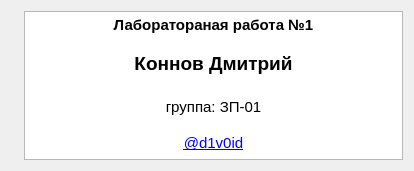
<?xml version="1.0" encoding="UTF-8"?>
<ui version="4.0">
 <class>About</class>
 <widget class="QWidget" name="About">
  <property name="geometry">
   <rect>
    <x>0</x>
    <y>0</y>
    <width>414</width>
    <height>171</height>
   </rect>
  </property>
  <property name="windowTitle">
   <string>Информация об авторе</string>
  </property>
  <property name="windowIcon">
   <iconset>
    <normaloff>cow_money_icon.ico</normaloff>cow_money_icon.ico</iconset>
  </property>
  <layout class="QVBoxLayout" name="verticalLayout">
   <item>
    <layout class="QHBoxLayout" name="horizontalLayout">
     <item>
      <widget class="QLabel" name="label">
       <property name="text">
        <string/>
       </property>
       <property name="pixmap">
        <pixmap resource="resources.qrc">:/icons/icons/cow_money_icon.ico</pixmap>
       </property>
      </widget>
     </item>
     <item>
      <widget class="QTextEdit" name="textEdit">
       <property name="readOnly">
        <bool>true</bool>
       </property>
       <property name="html">
        <string>&lt;!DOCTYPE HTML PUBLIC &quot;-//W3C//DTD HTML 4.0//EN&quot; &quot;http://www.w3.org/TR/REC-html40/strict.dtd&quot;&gt;
&lt;html&gt;&lt;head&gt;&lt;meta name=&quot;qrichtext&quot; content=&quot;1&quot; /&gt;&lt;style type=&quot;text/css&quot;&gt;
p, li { white-space: pre-wrap; }
&lt;/style&gt;&lt;/head&gt;&lt;body style=&quot; font-family:'Ubuntu'; font-size:11pt; font-weight:400; font-style:normal;&quot;&gt;
&lt;p align=&quot;center&quot; style=&quot; margin-top:0px; margin-bottom:0px; margin-left:0px; margin-right:0px; -qt-block-indent:0; text-indent:0px;&quot;&gt;&lt;span style=&quot; font-weight:600;&quot;&gt;Лаборатораная работа №1&lt;/span&gt;&lt;/p&gt;
&lt;p align=&quot;center&quot; style=&quot;-qt-paragraph-type:empty; margin-top:0px; margin-bottom:0px; margin-left:0px; margin-right:0px; -qt-block-indent:0; text-indent:0px;&quot;&gt;&lt;br /&gt;&lt;/p&gt;
&lt;p align=&quot;center&quot; style=&quot; margin-top:0px; margin-bottom:0px; margin-left:0px; margin-right:0px; -qt-block-indent:0; text-indent:0px;&quot;&gt;&lt;span style=&quot; font-size:14pt; font-weight:600;&quot;&gt;Коннов Дмитрий&lt;/span&gt;&lt;/p&gt;
&lt;p align=&quot;center&quot; style=&quot;-qt-paragraph-type:empty; margin-top:0px; margin-bottom:0px; margin-left:0px; margin-right:0px; -qt-block-indent:0; text-indent:0px; font-size:14pt; font-weight:600;&quot;&gt;&lt;br /&gt;&lt;/p&gt;
&lt;p align=&quot;center&quot; style=&quot; margin-top:0px; margin-bottom:0px; margin-left:0px; margin-right:0px; -qt-block-indent:0; text-indent:0px;&quot;&gt;группа: ЗП-01&lt;/p&gt;
&lt;p align=&quot;center&quot; style=&quot;-qt-paragraph-type:empty; margin-top:0px; margin-bottom:0px; margin-left:0px; margin-right:0px; -qt-block-indent:0; text-indent:0px;&quot;&gt;&lt;br /&gt;&lt;/p&gt;
&lt;p align=&quot;center&quot; style=&quot; margin-top:0px; margin-bottom:0px; margin-left:0px; margin-right:0px; -qt-block-indent:0; text-indent:0px;&quot;&gt;&lt;a href=&quot;https://twitter.com/d1v0id&quot;&gt;&lt;span style=&quot; text-decoration: underline; color:#0000ff;&quot;&gt;@d1v0id&lt;/span&gt;&lt;/a&gt;&lt;/p&gt;&lt;/body&gt;&lt;/html&gt;</string>
       </property>
      </widget>
     </item>
    </layout>
   </item>
  </layout>
 </widget>
 <resources>
  <include location="resources.qrc"/>
 </resources>
 <connections/>
</ui>
